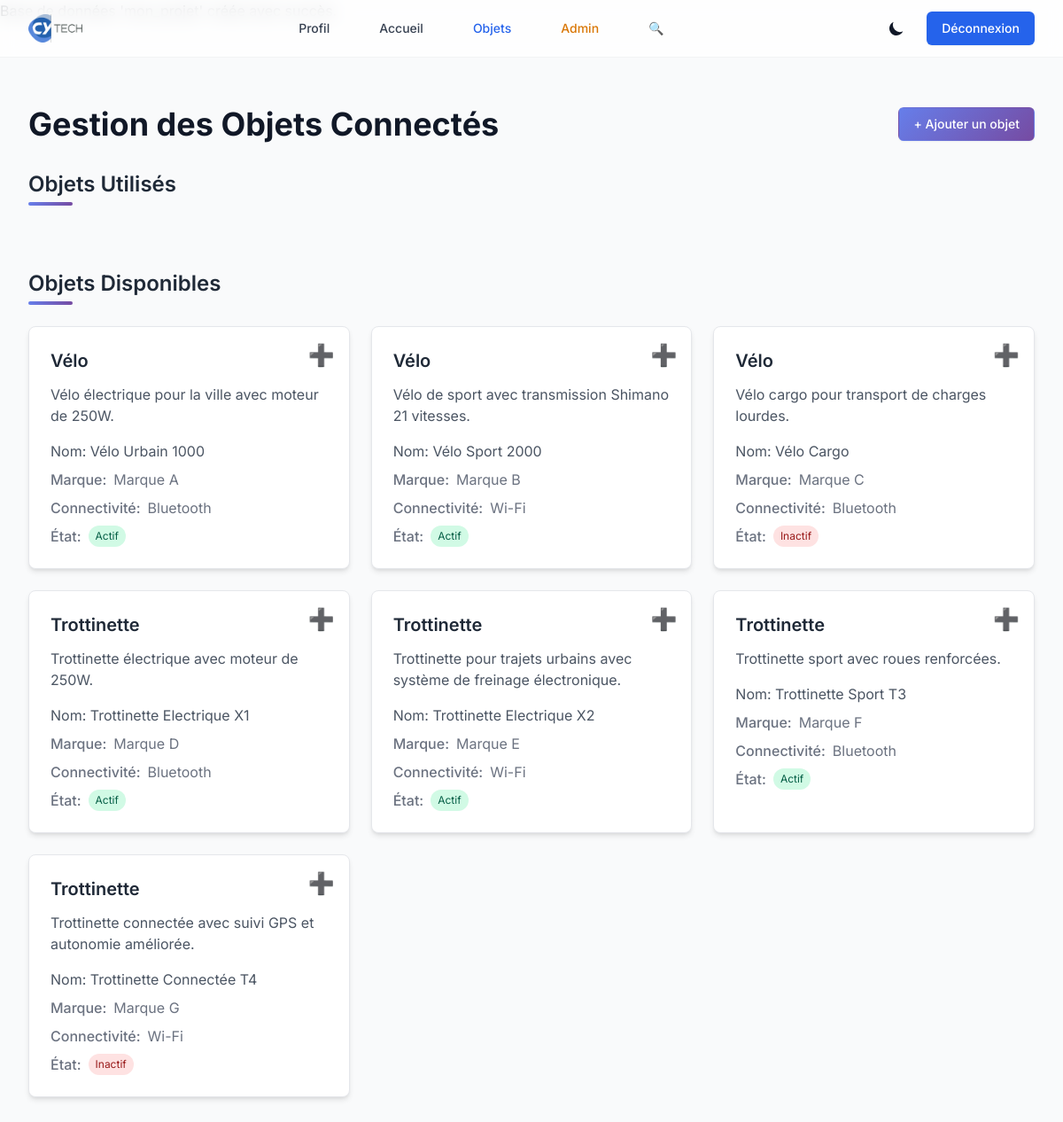
The app's page /objets.php (signed in) with its own data.
### tables this page shows
CREATE TABLE ObjetConnecte (
    ID INT AUTO_INCREMENT PRIMARY KEY,  
    Nom VARCHAR(255) NOT NULL,  
    Type VARCHAR(100) NOT NULL,  
    Description TEXT,  
    Marque VARCHAR(100),  
    Etat ENUM('Actif', 'Inactif') NOT NULL,  
    Connectivite VARCHAR(255) NOT NULL,  
    EnergieUtilisee VARCHAR(100) NOT NULL,  
    DerniereInteraction TIMESTAMP DEFAULT CURRENT_TIMESTAMP ON UPDATE CURRENT_TIMESTAMP,  
    DateAjout TIMESTAMP DEFAULT CURRENT_TIMESTAMP,
    Luminosite DECIMAL(5,2) DEFAULT NULL,  
    EtatLuminaire VARCHAR(50) DEFAULT NULL,  
    LocalisationGPS VARCHAR(255) DEFAULT NULL,  
    Vitesse DECIMAL(5,2) DEFAULT NULL,   
    EtatBatterie INT DEFAULT NULL,
    UtilisateurID INT DEFAULT NULL,   
    FOREIGN KEY (UtilisateurID) REFERENCES users(id) ON DELETE SET NULL   
);

### public/objets.php (the view, shortened to what this page needs)
<?php
include('../includes/db_connect.php');
$user_id = $_SESSION['user_id'];
$stmt = $conn->prepare("SELECT id, username, nom, prenom, date_naissance, sexe, email, niveau, points_experience, is_confirmed,admin FROM users WHERE id = :id");
$stmt->bindParam(':id', $user_id, PDO::PARAM_INT);
$stmt->execute();
$user = $stmt->fetch(PDO::FETCH_ASSOC);
$availableStmt = $conn->prepare("SELECT * FROM ObjetConnecte WHERE UtilisateurID IS NULL");
$availableStmt->execute();
?>
<!DOCTYPE html>
<html lang="fr">
<head>
    <link rel="stylesheet" href="https://cdn.jsdelivr.net/npm/tailwindcss@2.2.19/dist/tailwind.min.css">
    <link rel="stylesheet" href="https://unpkg.com/leaflet@1.7.1/dist/leaflet.css" />
</head>
<body class="min-h-screen">
    <nav class="glass-nav fixed w-full z-50 top-0">
        <div class="max-w-7xl mx-auto px-4 sm:px-6 lg:px-8">
            <div class="flex justify-between items-center h-16">
                <div class="flex">
                    <div class="flex-shrink-0 flex items-center">
                        <img class="h-8 w-auto" src="../assets/images/CY_Tech.png" alt="CY Tech Logo">
                    </div>
                </div>
                <div class="hidden sm:flex sm:items-center sm:justify-center flex-grow space-x-8">
                    <a href="profil.php" class="nav-link text-gray-700 hover:text-blue-600 px-3 py-2 rounded-md text-sm font-medium transition-colors duration-200">Profil</a>
                    <a href="dashboard.php" class="nav-link text-gray-700 hover:text-blue-600 px-3 py-2 rounded-md text-sm font-medium transition-colors duration-200">Accueil</a>
                    <a href="objets.php" class="nav-link text-blue-600 px-3 py-2 rounded-md text-sm font-medium">Objets</a>
                    <?php if ($user['admin']) : ?>
                        <a href="../admin/admin.php" class="text-yellow-600 hover:text-yellow-700 px-3 py-2 rounded-md text-sm font-medium transition-colors duration-200">Admin</a>
                    <?php endif; ?>
                    <a href="recherche.php" class="nav-link text-gray-700 hover:text-blue-600 px-3 py-2 rounded-md text-sm font-medium transition-colors duration-200">🔍</a>
                </div>
                <div class="flex items-center space-x-4">
                <button id="theme-toggle" class="theme-toggle">
                        <svg id="theme-toggle-dark-icon" class="hidden w-5 h-5" fill="currentColor" viewBox="0 0 20 20" xmlns="http://www.w3.org/2000/svg">
                            <path d="M17.293 13.293A8 8 0 016.707 2.707a8.001 8.001 0 1010.586 10.586z"></path>
                        </svg>
                    </button>
                    <a href="logout.php" class="ml-4 inline-flex items-center px-4 py-2 border border-transparent rounded-md shadow-sm text-sm font-medium text-white bg-blue-600 hover:bg-blue-700 transition-colors duration-200">
                        Déconnexion
                    </a>
                </div>
            </div>
        </div>
    </nav>
    <main class="max-w-7xl mx-auto px-4 sm:px-6 lg:px-8 pt-24 pb-12">
        <div class="flex justify-between items-center mb-8">
            <h1 class="text-4xl font-bold text-gray-900">Gestion des Objets Connectés</h1>
            <a href="ajouter_objet.php" class="inline-flex items-center px-4 py-2 border border-transparent rounded-md shadow-sm text-sm font-medium text-white gradient-bg hover:opacity-90 transition-opacity duration-200">
                + Ajouter un objet
            </a>
        </div>
        <div class="mb-12">
            <h2 class="text-2xl font-semibold text-gray-800 section-header">Objets Utilisés</h2>
        </div>
        <div>
            <h2 class="text-2xl font-semibold text-gray-800 section-header">Objets Disponibles</h2>
            <div id="availableObjects" class="grid grid-cols-1 md:grid-cols-2 lg:grid-cols-3 gap-6 mt-6">
                <?php while ($object = $availableStmt->fetch(PDO::FETCH_ASSOC)) : ?>
                    <div class="bg-white p-6 rounded-lg shadow-md relative card-hover glass-effect object-card"
                         onclick="window.location.href='modifier_objet.php?id=<?= $object['ID'] ?>'">
                        <button class="absolute top-4 right-4 text-blue-600 hover:text-blue-800 transition-colors duration-200"
                                onclick="event.stopPropagation(); assignObject(<?= $object['ID'] ?>, <?= $user['id'] ?>)">
                            <span class="text-2xl">➕</span>
                        </button>
                        <h3 class="font-semibold text-xl text-gray-800 mb-3"><?= htmlspecialchars($object['Type']) ?></h3>
                        <p class="text-gray-600 mb-4"><?= htmlspecialchars($object['Description']) ?></p>
                        <p class="text-gray-600 mb-2">Nom: <?= htmlspecialchars($object['Nom']) ?></p>
                        <div class="space-y-2">
                            <p class="text-gray-500 flex items-center">
                                <span class="font-medium mr-2">Marque:</span>
                                <?= htmlspecialchars($object['Marque']) ?>
                            </p>
                            <p class="text-gray-500 flex items-center">
                                <span class="font-medium mr-2">Connectivité:</span>
                                <?= htmlspecialchars($object['Connectivite']) ?>
                            </p>
                            <p class="text-gray-500 flex items-center">
                                <span class="font-medium mr-2">État:</span>
                                <span class="px-2 py-1 rounded-full text-xs <?= $object['Etat'] === 'Actif' ? 'bg-green-100 text-green-800' : 'bg-red-100 text-red-800' ?>">
                                    <?= htmlspecialchars($object['Etat']) ?>
                                </span>
                            </p>
                        </div>
                    </div>
                <?php endwhile; ?>
            </div>
        </div>
    </main>
</body>
</html>

### public/objets.php (style rules this page uses)
body { font-family: 'Inter', sans-serif; transition: background-color 0.3s, color 0.3s; }
:root { --bg-primary: #f9fafb; --text-primary: #111827; --card-bg: #ffffff; --card-border: #e5e7eb; }
body { background-color: var(--bg-primary); color: var(--text-primary); }
.glass-nav { background: rgba(255, 255, 255, 0.8); backdrop-filter: blur(10px); border-bottom: 1px solid rgba(229, 231, 235, 0.5); transition: all 0.3s ease; }
.glass-effect { background: var(--card-bg); backdrop-filter: blur(10px); border: 1px solid var(--card-border); transition: all 0.3s ease; }
.card-hover { transition: all 0.3s ease; }
.gradient-bg { background: linear-gradient(135deg, #667eea 0%, #764ba2 100%); }
.section-header { position: relative; margin-bottom: 2rem; }
.section-header::after { content: ''; position: absolute; bottom: -0.5rem; left: 0; width: 50px; height: 4px; background: linear-gradient(90deg, #667eea, #764ba2); border-radius: 2px; }
.object-card { cursor: pointer; transition: all 0.3s ease; background-color: var(--card-bg); }
.theme-toggle { padding: 0.5rem; border-radius: 0.5rem; cursor: pointer; transition: background-color 0.3s; }
.theme-toggle svg { width: 20px; height: 20px; }

### records on screen
objetconnecte: Type "Vélo", Description "Vélo électrique pour la ville avec moteur de 250W.", Nom "Vélo Urbain 1000", Marque "Marque A", Connectivite "Bluetooth", Etat "Actif"
objetconnecte: Type "Vélo", Description "Vélo de sport avec transmission Shimano 21 vitesses.", Nom "Vélo Sport 2000", Marque "Marque B", Connectivite "Wi-Fi", Etat "Actif"
objetconnecte: Type "Vélo", Description "Vélo cargo pour transport de charges lourdes.", Nom "Vélo Cargo", Marque "Marque C", Connectivite "Bluetooth", Etat "Inactif"
objetconnecte: Type "Trottinette", Description "Trottinette électrique avec moteur de 250W.", Nom "Trottinette Electrique X1", Marque "Marque D", Connectivite "Bluetooth", Etat "Actif"
objetconnecte: Type "Trottinette", Description "Trottinette pour trajets urbains avec système de freinage électronique.", Nom "Trottinette Electrique X2", Marque "Marque E", Connectivite "Wi-Fi", Etat "Actif"
objetconnecte: Type "Trottinette", Description "Trottinette sport avec roues renforcées.", Nom "Trottinette Sport T3", Marque "Marque F", Connectivite "Bluetooth", Etat "Actif"
objetconnecte: Type "Trottinette", Description "Trottinette connectée avec suivi GPS et autonomie améliorée.", Nom "Trottinette Connectée T4", Marque "Marque G", Connectivite "Wi-Fi", Etat "Inactif"
